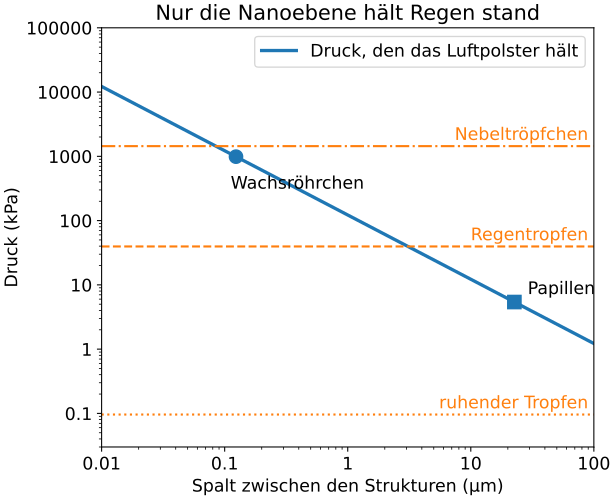

Write the Python code that produced this figure.
# air_cushion.py – Aus „Der Lotuseffekt: Wie sich Blätter selbst reinigen“
# https://wildbionics.com/de/artikel/lotuseffekt/ · Code: MIT-Lizenz
# Braucht: python3 -m pip install numpy matplotlib
# Starten: python3 air_cushion.py   (https://wildbionics.com/de/code-ausfuehren/)

import numpy as np
import matplotlib.pyplot as plt

# Wasser und Lotoswachs
SURFACE_TENSION = 0.072   # Oberflächenspannung von Wasser (N/m), bei etwa 25 °C
WATER_DENSITY = 1000      # Dichte von Wasser (kg/m³)
THETA_FLAT = 119          # Kontaktwinkel auf einem glatten Film aus Lotoswachs (Grad)
THETA_ADVANCING = 148     # Winkel, den eine Wasserfront erreichen muss, bevor sie übers Wachs kriecht (Grad)

# Die zwei Ebenen der Rauheit auf der Oberseite eines Lotosblatts
PAPILLA_PITCH = 22.6e-6   # Abstand benachbarter Papillenspitzen (m)
TUBULE_DENSITY = 200 / 10e-12   # Wachsröhrchen pro m² (200 pro 10 µm²)
TUBULE_DIAMETER = 100e-9  # Durchmesser eines Wachsröhrchens (m), gemessen 80–120 nm

# Drei Arten von Wasser, die auf das Luftpolster drücken
DROP_RADIUS = 1.5e-3      # ein Tropfen, der auf dem Blatt ruht (m)
RAIN_SPEED = 8.9          # Aufprallgeschwindigkeit eines großen Regentropfens, 4 mm Durchmesser (m/s)
MIST_RADIUS = 100e-9      # ein winziges Tröpfchen, z. B. aus Kondensation (m)


def cassie_angle(solid_fraction, theta_flat=THETA_FLAT):
    """Scheinbarer Kontaktwinkel, wenn Wasser nur die Spitzen berührt (Cassie-Baxter)."""
    cos_theta = solid_fraction * (np.cos(np.radians(theta_flat)) + 1) - 1
    return np.degrees(np.arccos(cos_theta))


def holding_pressure(gap):
    """Größter Druck (Pa), den eine Wasseroberfläche über einem Spalt aushält, bevor sie eindringt."""
    return 2 * SURFACE_TENSION * -np.cos(np.radians(THETA_ADVANCING)) / gap


# Wie viel Festkörper berührt ein Tropfen? Cassie-Baxter für die gemessenen 162° umkehren.
cos_flat = np.cos(np.radians(THETA_FLAT))
needed = (np.cos(np.radians(162)) + 1) / (cos_flat + 1)
tubule_tips = TUBULE_DENSITY * np.pi * (TUBULE_DIAMETER / 2) ** 2
print(f"glattes Wachs: {THETA_FLAT}°  →  gemessen auf dem Blatt: 162°")
print(f"nötiger Festkörperanteil für 162°: {needed:.3f} (Tropfen berührt {needed:.1%} der Fläche)")
print(f"nur die Spitzen der Wachsröhrchen:  {tubule_tips:.3f}  →  {cassie_angle(tubule_tips):.0f}°")
print()

# Wie viel Druck hält jede Ebene der Rauheit aus?
tubule_spacing = 1 / np.sqrt(TUBULE_DENSITY)
tubule_gap = tubule_spacing - TUBULE_DIAMETER
levels = {"Papillen": PAPILLA_PITCH, "Wachsröhrchen": tubule_gap}
threats = {
    "ruhender Tropfen": 2 * SURFACE_TENSION / DROP_RADIUS,
    "Regentropfen": WATER_DENSITY * RAIN_SPEED**2 / 2,
    "Nebeltröpfchen": 2 * SURFACE_TENSION / MIST_RADIUS,
}
print("Ebene           Spalt      hält bis zu")
for name, gap in levels.items():
    print(f"{name:13s} {gap * 1e6:7.2f} µm   {holding_pressure(gap) / 1e3:7.1f} kPa")
print()
print("Druck von            kPa     Papillen           Wachsröhrchen")
for name, pressure in threats.items():
    verdict = ["Luft hält" if holding_pressure(g) > pressure else "Wasser dringt ein" for g in levels.values()]
    print(f"{name:17s} {pressure / 1e3:7.1f}   {verdict[0]:18s} {verdict[1]}")
print()
largest_gap = 2 * SURFACE_TENSION * -np.cos(np.radians(THETA_ADVANCING)) / threats["Regentropfen"]
print(f"um dem Regentropfen standzuhalten, müssen Spalten kleiner sein als {largest_gap * 1e6:.1f} µm")
smallest_safe = tubule_gap / -np.cos(np.radians(THETA_ADVANCING))   # hier ist 2γ/r gleich dem Haltedruck
print(f"Tröpfchen mit einem Radius unter {smallest_safe * 1e6:.2f} µm können zwischen die Wachsröhrchen gelangen")

gaps = np.logspace(-8, -4, 200)        # 10 nm bis 100 µm
plt.rcParams["font.size"] = 13      # große Schrift: das Diagramm bleibt auf dem Handy lesbar
fig, ax = plt.subplots(figsize=(6.4, 5.2), layout="constrained")
ax.loglog(gaps * 1e6, holding_pressure(gaps) / 1e3, lw=2.5, label="Druck, den das Luftpolster hält")
for (name, gap), marker, offset in zip(levels.items(), ["s", "o"], [(10, 6), (-4, -24)]):
    ax.plot(gap * 1e6, holding_pressure(gap) / 1e3, marker, ms=10, color="C0")
    ax.annotate(name, (gap * 1e6, holding_pressure(gap) / 1e3), xytext=offset, textcoords="offset points")
for (name, pressure), style in zip(threats.items(), [":", "--", "-."]):
    ax.axhline(pressure / 1e3, color="C1", ls=style, lw=1.6)
    ax.text(90, pressure / 1e3 * 1.25, name, color="C1", ha="right")
ax.set_xlabel("Spalt zwischen den Strukturen (µm)")
ax.set_ylabel("Druck (kPa)")
ax.set_title("Nur die Nanoebene hält Regen stand")
ax.set_xlim(0.01, 100)
ax.set_ylim(0.03, 1e5)
ax.xaxis.set_major_formatter("{x:g}")   # einfache Zahlen: 0.01, 0.1, 1, 10
ax.yaxis.set_major_formatter("{x:g}")
ax.legend(loc="upper right")
plt.show()
